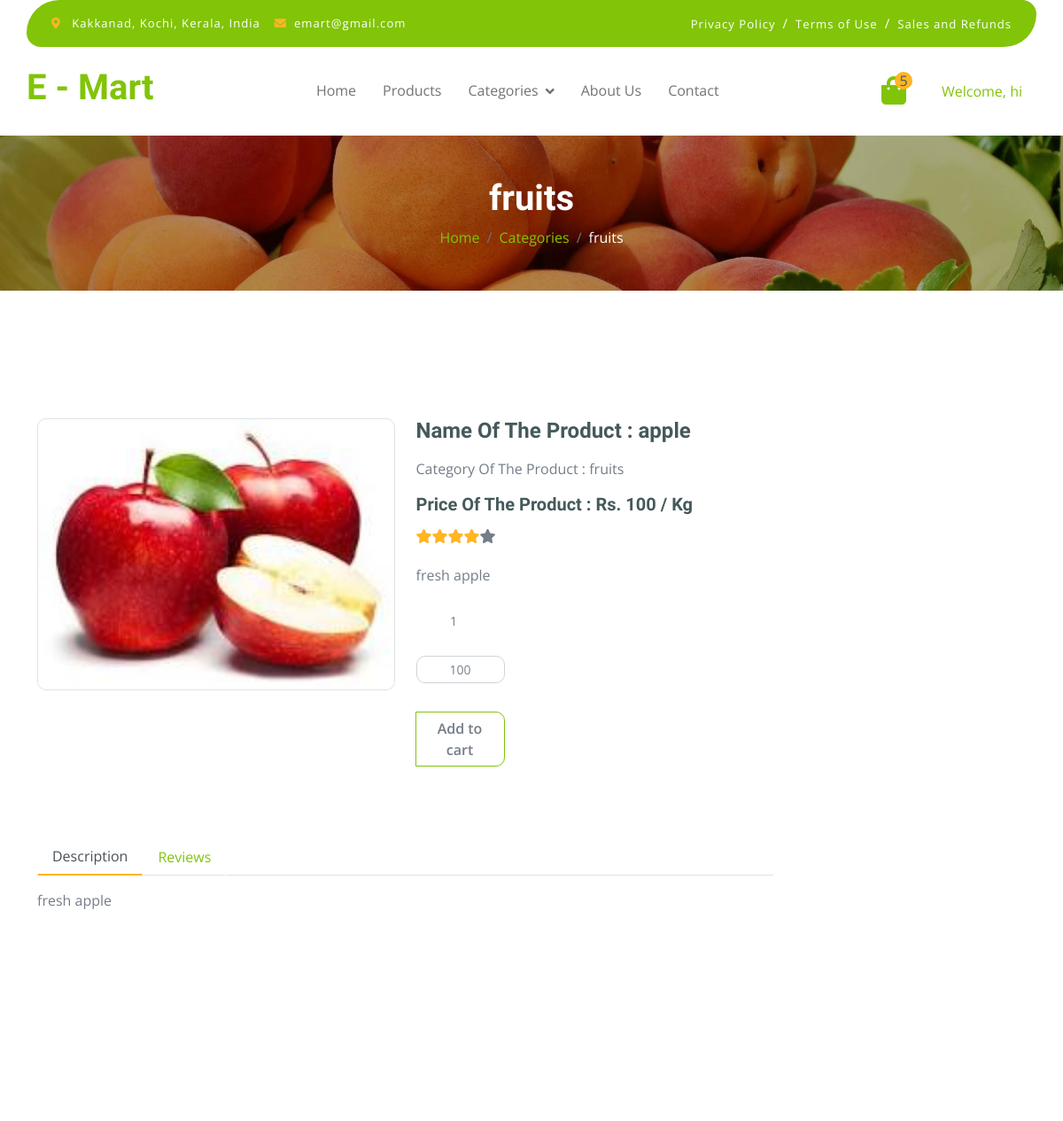
Before: /SingleProduct/1 (signed in, upper part) with the older database file.
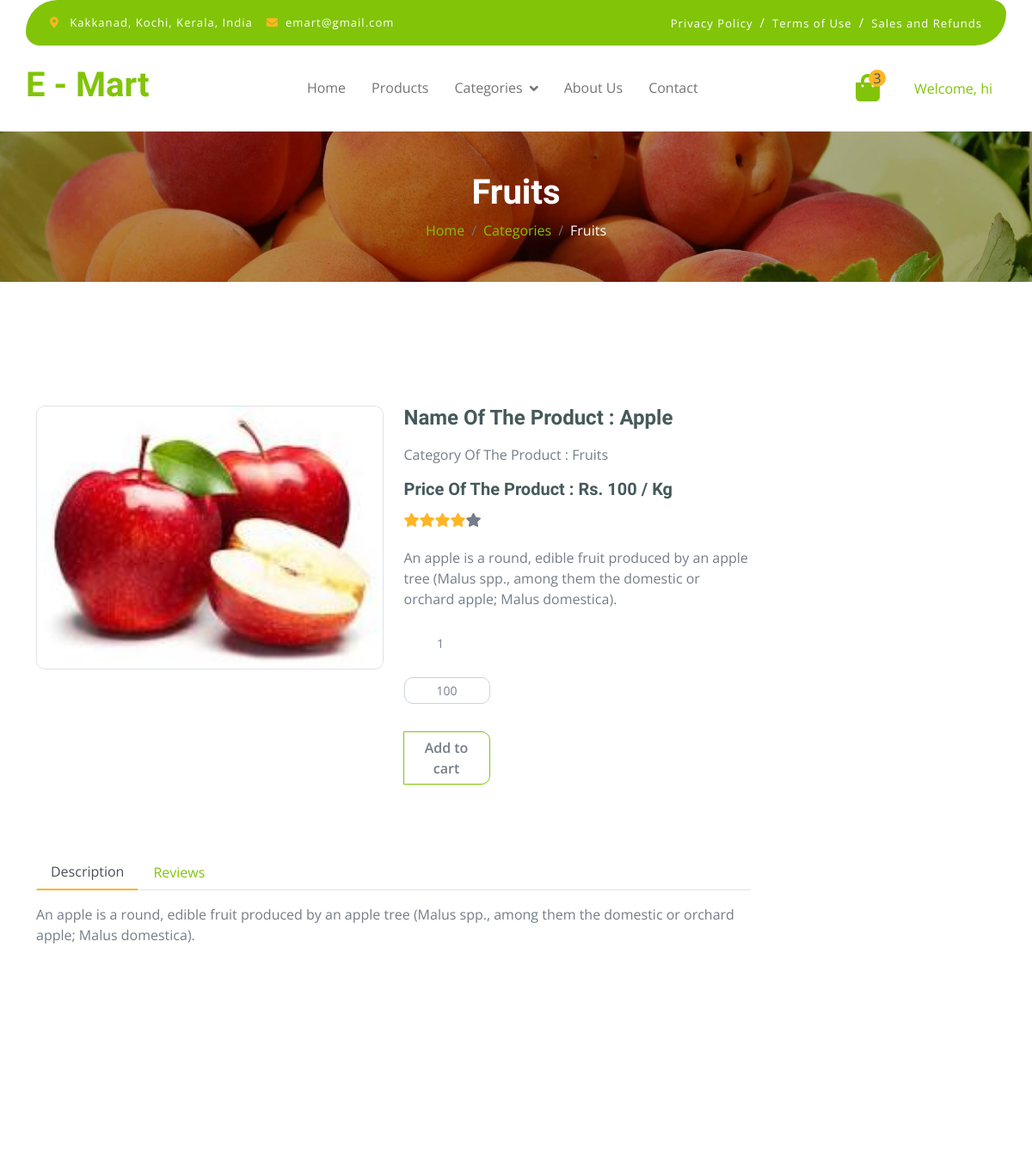
After: the same page with the newer database file.
### AdminApp/models.py (models this page shows)
class Product(models.Model):
    PC_Name = models.CharField(max_length=100,null=True,blank=True)
    P_Name = models.CharField(max_length=100,null=True,blank=True)
    P_Quant = models.IntegerField(null=True,blank=True)
    P_Price = models.IntegerField(null=True,blank=True)
    P_Desc = models.CharField(max_length=150,null=True,blank=True)
    P_Image = models.ImageField(upload_to="Product Image",null=True,blank=True)

### WebApp/views.py (the view)
# urls.py: path('SingleProduct/<int:s_id>',views.single_prod,name='SingleProduct'),
def single_prod(request, s_id):
    sing = Product.objects.get(id=s_id)
    categ = Category.objects.all()
    produ = Product.objects.all()
    cart_count = CartDB.objects.filter(User_Name=request.session['User_Name'])
    x = cart_count.count()
    return render(request, 'SingleProduct.html', {'sing': sing, 'categ': categ, 'produ': produ, 'x': x})

### WebApp/templates/SingleProduct.html (shortened to what this page needs)
<!DOCTYPE html>
{% extends 'Home.html' %}
{% load static %}
{% block content %}
<html lang="en">
   <head>
    </head>
    <body>
        <div class="container-fluid page-header py-5">
            <h1 class="text-center text-white display-6">{{sing.PC_Name}}</h1>
            <ol class="breadcrumb justify-content-center mb-0">
                <li class="breadcrumb-item"><a href="#">Home</a></li>
                <li class="breadcrumb-item"><a href="#">Categories</a></li>
                <li class="breadcrumb-item active text-white">{{sing.PC_Name}}</li>
            </ol>
        </div>
        <div class="container-fluid py-5 mt-5">
            <div class="container py-5">
                <div class="row g-4 mb-5">
                    <div class="col-lg-8 col-xl-9">
                        <div class="row g-4">
                            <div class="col-lg-6">
                                <div class="border rounded">
                                    <a href="#">
                                        <img src="{{sing.P_Image.url}}" class="w-100 img-fluid rounded" alt="Image">
                                    </a>
                                </div>
                            </div>
                            <div class="col-lg-6">
                                <h4 class="fw-bold mb-3">Name Of The Product : {{sing.P_Name}}</h4>
                                <p class="mb-3">Category Of The Product : {{sing.PC_Name}}</p>
                                <h5 class="fw-bold mb-3">Price Of The Product : Rs. {{sing.P_Price}} / Kg</h5>
                                <div class="d-flex mb-4">
                                    <i class="fa fa-star text-secondary"></i>
                                    <i class="fa fa-star text-secondary"></i>
                                    <i class="fa fa-star text-secondary"></i>
                                    <i class="fa fa-star text-secondary"></i>
                                    <i class="fa fa-star"></i>
                                </div>
                                <p class="mb-4">
                                    {{sing.P_Desc}}
                                </p>
                                 <form method="post" action="{% url 'Save_Cart' %}">
                                     <div class="input-group  mb-5" style="width: 100px;">
                                        <div class="mb-3">
                                            <input type="number" id="pquant" name="quant" class="form-control form-control-sm text-center border-0" min="1" value="1"><br>
                                            <input type="text" id="ptotal" name="total" class="form-control form-control-sm text-center border-1" value="{{sing.P_Price}}">
                                        </div>
                                        <button type="submit" class="mb-2 mt-3 btn border-primary">
                                            Add to cart
                                        </button>
                                     </div>
                                    </form>
                            </div>
                            <div class="col-lg-12">
                                <nav>
                                    <div class="nav nav-tabs mb-3">
                                        <button class="nav-link active border-white border-bottom-0" type="button" role="tab"
                                            id="nav-about-tab" data-bs-toggle="tab" data-bs-target="#nav-about"
                                            aria-controls="nav-about" aria-selected="true">Description</button>
                                        <button class="nav-link border-white border-bottom-0" type="button" role="tab"
                                            id="nav-mission-tab" data-bs-toggle="tab" data-bs-target="#nav-mission"
                                            aria-controls="nav-mission" aria-selected="false">Reviews</button>
                                    </div>
                                </nav>
                                <div class="tab-content mb-5">
                                    <div class="tab-pane active" id="nav-about" role="tabpanel" aria-labelledby="nav-about-tab">
                                        <p>{{sing.P_Desc}}</p>
                                    </div>
                                </div>
                            </div>
                        </div>
                    </div>
                    <div class="col-lg-4 col-xl-3">
                    </div>
                </div>
            </div>
        </div>
    </body>
</html>
{% endblock %}

### WebApp/templates/Home.html (shortened to what this page needs)
<!DOCTYPE html>
{% load static %}
<html lang="en">
<head>
    <link rel="stylesheet" href="https://use.fontawesome.com/releases/v5.15.4/css/all.css"/>
    <link href="https://cdn.jsdelivr.net/npm/bootstrap-icons@1.4.1/font/bootstrap-icons.css" rel="stylesheet">
    <link href="{% static '/webtemp/lib/lightbox/css/lightbox.min.css' %}" rel="stylesheet">
    <link href="{% static '/webtemp/lib/owlcarousel/assets/owl.carousel.min.css' %}" rel="stylesheet">
    <link href="{% static '/webtemp/css/bootstrap.min.css' %}" rel="stylesheet">
    <link href="{% static '/webtemp/css/style.css' %}" rel="stylesheet">
</head>
<body>
<div class="container-fluid fixed-top">
    <div class="container topbar bg-primary d-none d-lg-block">
        <div class="d-flex justify-content-between">
            <div class="top-info ps-2">
                <small class="me-3"><i class="fas fa-map-marker-alt me-2 text-secondary"></i> <a href="#"
                                                                                                 class="text-white">Kakkanad,
                    Kochi, Kerala, India</a></small>
                <small class="me-3"><i class="fas fa-envelope me-2 text-secondary"></i><a href="#" class="text-white">emart@gmail.com</a></small>
            </div>
            <div class="top-link pe-2">
                <a href="#" class="text-white"><small class="text-white mx-2">Privacy Policy</small>/</a>
                <a href="#" class="text-white"><small class="text-white mx-2">Terms of Use</small>/</a>
                <a href="#" class="text-white"><small class="text-white ms-2">Sales and Refunds</small></a>
            </div>
        </div>
    </div>
    <div class="container px-0">
        <nav class="navbar navbar-light bg-white navbar-expand-xl">
            <a href="#" class="navbar-brand"><h1 class="text-primary display-6">E - Mart</h1></a>
            <div class="collapse navbar-collapse bg-white" id="navbarCollapse">
                <div class="navbar-nav mx-auto">
                    <a href="{% url 'Home' %}" class="nav-item nav-link">Home</a>
                    <a href="{% url 'OurProducts' %}" class="nav-item nav-link">Products</a>
                    <div class="nav-item dropdown">
                        <a href="#" class="nav-link dropdown-toggle" data-bs-toggle="dropdown">Categories</a>
                    </div>
                    <a href="{% url 'AboutUs' %}" class="nav-item nav-link">About Us</a>
                    <a href="{% url 'Contact' %}" class="nav-item nav-link">Contact</a>
                </div>
                <div class="d-flex m-3 me-0">
                    <a href="{% url 'Cart_Page' %}" class="position-relative me-4 my-auto">
                        <i class="fa fa-shopping-bag fa-2x"></i>
                        <span class="position-absolute bg-secondary rounded-circle d-flex align-items-center justify-content-center text-dark px-1"
                              style="top: -5px; left: 15px; height: 20px; min-width: 20px;">{{ x }}</span>
                    </a>
                    {% if request.session.User_Name %}
                    <div class="nav-item dropdown">
                        <a href="#" class="nav-link dropdown">Welcome, {{request.session.User_Name}}
                        </a>
                    </div>
                    {% endif %}
                </div>
            </div>
        </nav>
    </div>
</div>
{% block content %}{% endblock %}
</body>
</html>

### WebApp/static/webtemp/css/style.css (style rules this page uses)
.btn { font-weight: 600; transition: .5s; }
.fixed-top { transition: 0.5s; background: var(--bs-white); border: 0; }
.topbar { padding: 20px; border-radius: 230px 100px; }
.topbar .top-info { font-size: 15px; line-height: 0; letter-spacing: 1px; display: flex; align-items: center; }
.topbar .top-link { font-size: 15px; line-height: 0; letter-spacing: 1px; display: flex; align-items: center; }
.topbar .top-link a { letter-spacing: 1px; }
.navbar .navbar-nav .nav-link { padding: 10px 15px; font-size: 16px; transition: .5s; }
.navbar { height: 100px; border-bottom: 1px solid rgba(255, 255, 255, .1); }
.navbar .dropdown-toggle::after { border: none; content: "\f107"; font-family: "Font Awesome 5 Free"; font-weight: 700; vertical-align: middle; margin-left: 8px; }
.page-header { position: relative; background: linear-gradient(rgba(0, 0, 0, 0.3), rgba(0, 0, 0, 0.3)), url(../img/cart-page-header-img.jpg); background-position: center center; background-repeat: no-repeat; background-size: cover; }
@media (min-width: 992px) { .hero-header, .page-header { margin-top: 152px !important; } }
.nav.nav-tabs .nav-link.active { border-bottom: 2px solid var(--bs-secondary) !important; }

Changed rows visible on the page:
changed Product: PC_Name "fruits" → "Fruits"; P_Name "apple" → "Apple"; P_Desc "fresh apple" → "An apple is a round, edible fruit produced by an apple tree (Malus spp., among them the domestic or orchard apple; Malus domestica)."
Other visible differences:
{{ x }}: "5" → "3"
